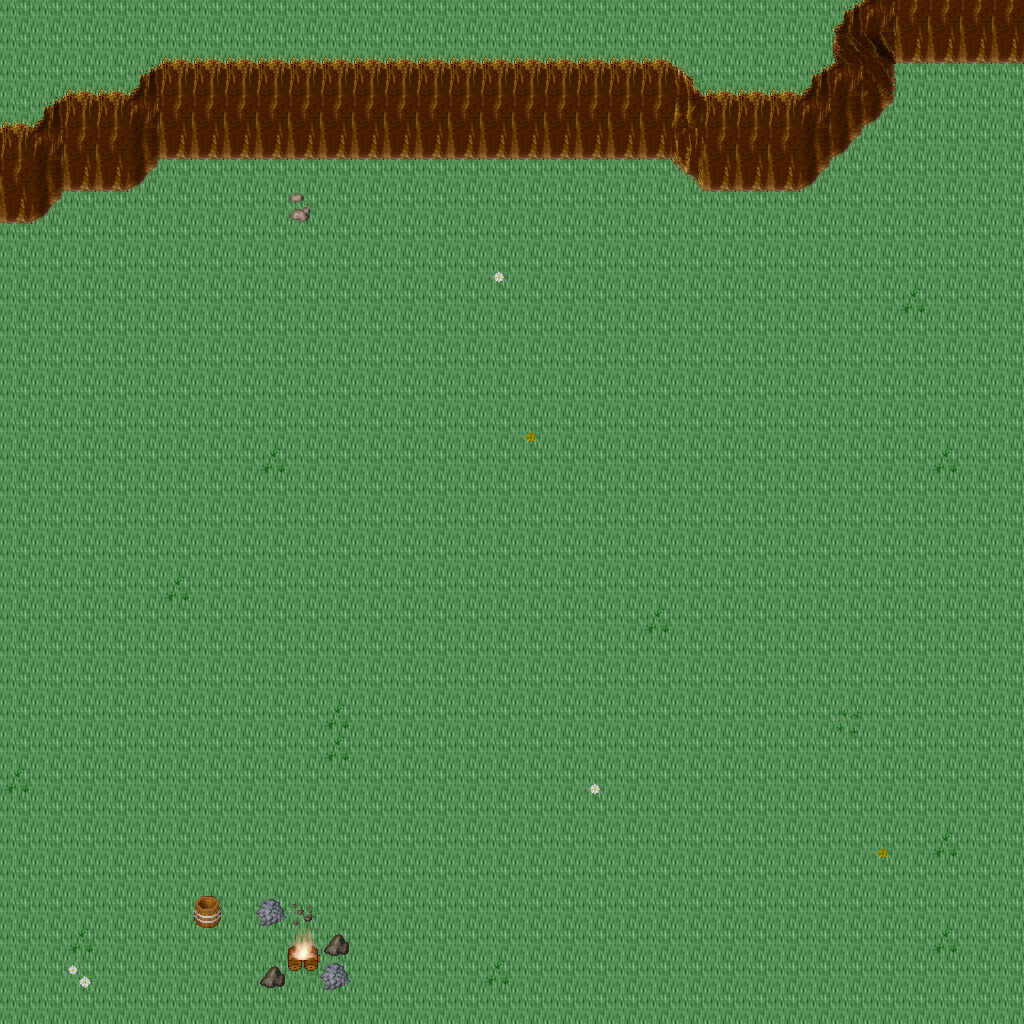

The image is a tile-based game level rendered from a .tmx file. Its description and source (layers, tilesets, objects; grid data summarised) follow:
An orthogonal 32x32 tile map with 32x32 px tiles, 5 tile layers (Ground, Objects, Objects2, Above, ...), 1 hidden layer not drawn, 45 tilesets.

<map version="1.10" tiledversion="1.11.0" orientation="orthogonal" renderorder="right-down" width="32" height="32" tilewidth="32" tileheight="32" infinite="0" nextlayerid="11" nextobjectid="1">
 <tileset firstgid="1" name="ground_ground" tilewidth="32" tileheight="32" tilecount="33" columns="3">
  <image source="../drawable/ground_ground.png" width="96" height="352" />
 </tileset>
 <tileset firstgid="34" name="building_castle" tilewidth="32" tileheight="32" tilecount="320" columns="20">
  <image source="../drawable/building_castle.png" width="640" height="512" />
 </tileset>
 <tileset firstgid="354" name="ground_water_pool" tilewidth="32" tileheight="32" tilecount="72" columns="3">
  <image source="../drawable/ground_water_pool.png" width="96" height="768" />
 </tileset>
 <tileset firstgid="426" name="ground_ridge_earth_dark" tilewidth="32" tileheight="32" tilecount="96" columns="12">
  <image source="../drawable/ground_ridge_earth_dark.png" width="384" height="256" />
 </tileset>
 <tileset firstgid="522" name="ground_grass_edges" tilewidth="32" tileheight="32" tilecount="36" columns="12">
  <image source="../drawable/ground_grass_edges.png" width="384" height="96" />
 </tileset>
 <tileset firstgid="558" name="ground_earth_edges" tilewidth="32" tileheight="32" tilecount="18" columns="6">
  <image source="../drawable/ground_earth_edges.png" width="192" height="96" />
 </tileset>
 <tileset firstgid="576" name="ground_grass_corners" tilewidth="32" tileheight="32" tilecount="24" columns="6">
  <image source="../drawable/ground_grass_corners.png" width="192" height="128" />
 </tileset>
 <tileset firstgid="600" name="plant_stump_stump_green" tilewidth="32" tileheight="32" tilecount="4" columns="2">
  <image source="../drawable/plant_stump_stump_green.png" width="64" height="64" />
 </tileset>
 <tileset firstgid="604" name="item_pot_barrel" tilewidth="32" tileheight="32" tilecount="2" columns="1">
  <image source="../drawable/item_pot_barrel.png" width="32" height="64" />
 </tileset>
 <tileset firstgid="606" name="ground_rock_rocks_2" tilewidth="32" tileheight="32" tilecount="4" columns="2">
  <image source="../drawable/ground_rock_rocks_2.png" width="64" height="64" />
 </tileset>
 <tileset firstgid="610" name="ground_ladder_horizontal_dark" tilewidth="32" tileheight="32" tilecount="3" columns="1">
  <image source="../drawable/ground_ladder_horizontal_dark.png" width="32" height="96" />
 </tileset>
 <tileset firstgid="613" name="plant_grasses" tilewidth="32" tileheight="32" tilecount="6" columns="3">
  <image source="../drawable/plant_grasses.png" width="96" height="64" />
 </tileset>
 <tileset firstgid="619" name="plant_tree_tree_green" tilewidth="32" tileheight="32" tilecount="88" columns="8">
  <image source="../drawable/plant_tree_tree_green.png" width="256" height="352" />
 </tileset>
 <tileset firstgid="707" name="ground_water_waterfall" tilewidth="32" tileheight="32" tilecount="120" columns="8">
  <image source="../drawable/ground_water_waterfall.png" width="256" height="480" />
 </tileset>
 <tileset firstgid="827" name="plant_flower_daisy_white" tilewidth="32" tileheight="32" tilecount="8" columns="2">
  <image source="../drawable/plant_flower_daisy_white.png" width="64" height="128" />
 </tileset>
 <tileset firstgid="835" name="plant_flower_daisy_red" tilewidth="32" tileheight="32" tilecount="8" columns="2">
  <image source="../drawable/plant_flower_daisy_red.png" width="64" height="128" />
 </tileset>
 <tileset firstgid="843" name="ground_rock_pebbles" tilewidth="32" tileheight="32" tilecount="3" columns="1">
  <image source="../drawable/ground_rock_pebbles.png" width="32" height="96" />
 </tileset>
 <tileset firstgid="846" name="plant_flower_daisy_yellow" tilewidth="32" tileheight="32" tilecount="8" columns="2">
  <image source="../drawable/plant_flower_daisy_yellow.png" width="64" height="128" />
 </tileset>
 <tileset firstgid="854" name="building_decoration_longhorn_skull" tilewidth="32" tileheight="32" tilecount="6" columns="3">
  <image source="../drawable/building_decoration_longhorn_skull.png" width="96" height="64" />
 </tileset>
 <tileset firstgid="860" name="furniture_light_flames" tilewidth="32" tileheight="32" tilecount="6" columns="6">
  <image source="../drawable/furniture_light_flames.png" width="192" height="32" />
 </tileset>
 <tileset firstgid="866" name="plant_stump_stump_brown" tilewidth="32" tileheight="32" tilecount="4" columns="2">
  <image source="../drawable/plant_stump_stump_brown.png" width="64" height="64" />
 </tileset>
 <tileset firstgid="870" name="building_decoration_rocks_2" tilewidth="32" tileheight="32" tilecount="2" columns="1">
  <image source="../drawable/building_decoration_rocks_2.png" width="32" height="64" />
 </tileset>
 <tileset firstgid="872" name="plant_flower_daisy_blue" tilewidth="32" tileheight="32" tilecount="8" columns="2">
  <image source="../drawable/plant_flower_daisy_blue.png" width="64" height="128" />
 </tileset>
 <tileset firstgid="880" name="building_fence_fence_chunky" tilewidth="32" tileheight="32" tilecount="21" columns="3">
  <image source="../drawable/building_fence_fence_chunky.png" width="96" height="224" />
 </tileset>
 <tileset firstgid="901" name="ground_water_water_bubbles" tilewidth="32" tileheight="32" tilecount="32" columns="8">
  <image source="../drawable/ground_water_water_bubbles.png" width="256" height="128" />
 </tileset>
 <tileset firstgid="933" name="item_statue_grey_stone" tilewidth="32" tileheight="32" tilecount="4" columns="2">
  <image source="../drawable/item_statue_grey_stone.png" width="64" height="64" />
 </tileset>
 <tileset firstgid="937" name="plant_tree_tree_darkgreen" tilewidth="32" tileheight="32" tilecount="88" columns="8">
  <image source="../drawable/plant_tree_tree_darkgreen.png" width="256" height="352" />
 </tileset>
 <tileset firstgid="1025" name="logic_creature_animal" tilewidth="32" tileheight="32" tilecount="32" columns="8">
  <image source="../drawable/logic_creature_animal.png" width="256" height="128" />
 </tileset>
 <tileset firstgid="1057" name="logic_creature_rodent" tilewidth="32" tileheight="32" tilecount="8" columns="8">
  <image source="../drawable/logic_creature_rodent.png" width="256" height="32" />
 </tileset>
 <tileset firstgid="1065" name="logic_portal" tilewidth="32" tileheight="32" tilecount="24" columns="8">
  <image source="../drawable/logic_portal.png" width="256" height="96" />
 </tileset>
 <tileset firstgid="1089" name="logic_item_mushroom" tilewidth="32" tileheight="32" tilecount="6" columns="6">
  <image source="../drawable/logic_item_mushroom.png" width="192" height="32" />
 </tileset>
 <tileset firstgid="1095" name="logic_collision" tilewidth="32" tileheight="32" tilecount="1" columns="1">
  <image source="../drawable/logic_collision.png" width="32" height="32" />
 </tileset>
 <tileset firstgid="1096" name="logic_creature_human_little" tilewidth="32" tileheight="32" tilecount="2" columns="2">
  <image source="../drawable/logic_creature_human_little.png" width="64" height="32" />
 </tileset>
 <tileset firstgid="1098" name="logic_creature_fairy" tilewidth="32" tileheight="32" tilecount="4" columns="4">
  <image source="../drawable/logic_creature_fairy.png" width="128" height="32" />
 </tileset>
 <tileset firstgid="1102" name="logic_item_herb" tilewidth="32" tileheight="32" tilecount="5" columns="5">
  <image source="../drawable/logic_item_herb.png" width="160" height="32" />
 </tileset>
 <tileset firstgid="1107" name="object_suspension_bridge" tilewidth="32" tileheight="32" tilecount="24" columns="3">
  <image source="../drawable/object_suspension_bridge.png" width="96" height="256" />
 </tileset>
 <tileset firstgid="1131" name="logic_creature_farm_animal" tilewidth="32" tileheight="32" tilecount="16" columns="8">
  <image source="../drawable/logic_creature_farm_animal.png" width="256" height="64" />
 </tileset>
 <tileset firstgid="1147" name="ground_green_paving" tilewidth="32" tileheight="32" tilecount="18" columns="3">
  <image source="../drawable/ground_green_paving.png" width="96" height="192" />
 </tileset>
 <tileset firstgid="1165" name="logic_protection" tilewidth="32" tileheight="32" tilecount="2" columns="2">
  <image source="../drawable/logic_protection.png" width="64" height="32" />
 </tileset>
 <tileset firstgid="1167" name="light_light_5x5" tilewidth="32" tileheight="32" tilecount="25" columns="5">
  <image source="../drawable/light_light_5x5.png" width="160" height="160" />
 </tileset>
 <tileset firstgid="1192" name="light_door_light" tilewidth="32" tileheight="32" tilecount="12" columns="3">
  <image source="../drawable/light_door_light.png" width="96" height="128" />
 </tileset>
 <tileset firstgid="1204" name="building_huts" tilewidth="32" tileheight="32" tilecount="338" columns="26">
  <image source="../drawable/building_huts.png" width="832" height="416" />
 </tileset>
 <tileset firstgid="1542" name="building_chimney_smoke" tilewidth="32" tileheight="32" tilecount="40" columns="4">
  <image source="../drawable/building_chimney_smoke.png" width="128" height="320" />
 </tileset>
 <tileset firstgid="1582" name="plant_tree_chestnut_tree" tilewidth="32" tileheight="32" tilecount="20" columns="4">
  <image source="../drawable/plant_tree_chestnut_tree.png" width="128" height="160" />
 </tileset>
 <tileset firstgid="1602" name="logic_creature_troll" tilewidth="32" tileheight="32" tilecount="4" columns="4">
  <image source="../drawable/logic_creature_troll.png" width="128" height="32" />
 </tileset>
 <layer id="1" name="Ground" width="32" height="32">
  <data>[1024 cells, 1024 non-empty, 1 distinct tile ids]</data>
 </layer>
 <layer id="2" name="Objects" width="32" height="32">
  <data>[1024 cells, 107 non-empty, 20 distinct tile ids]</data>
 </layer>
 <layer id="3" name="Objects2" width="32" height="32">
  <data>[1024 cells, 44 non-empty, 9 distinct tile ids]</data>
 </layer>
 <layer id="4" name="Above" width="32" height="32">
  <data>[1024 cells, 2 non-empty, 2 distinct tile ids]</data>
 </layer>
 <layer id="5" name="Above2" width="32" height="32">
  <data>[1024 cells, 0 non-empty, 0 distinct tile ids]</data>
 </layer>
 <layer id="6" name="Walkable" width="32" height="32" visible="0">
  <data>[1024 cells, 106 non-empty, 1 distinct tile ids]</data>
 </layer>
 <objectgroup id="7" name="Mapevents" />
 <objectgroup id="8" name="Spawn" />
 <objectgroup id="9" name="Keys" />
 <objectgroup id="10" name="Replace" />
</map>
